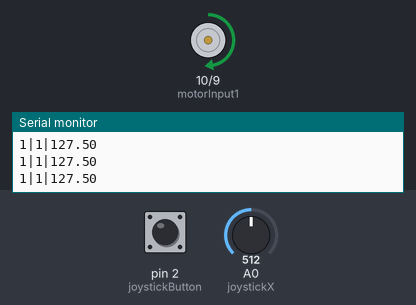
Simulated run of this sketch. Board: Arduino Uno, built with avr-gcc and run on an emulated ATmega328P. On the bench: motor-driver pin pairs drawn as motors (green arrow = first pin HIGH = forward, orange = second pin HIGH = backward, longer = more drive, scaled by the enable pin), the last lines printed to the serial monitor. The test bench sets the inputs (shaded band); at power-on: A0 (joystickX) = 512, pin 2 (joystickButton) HIGH.

Above: at 1.2 s.
1.3 s: A0 (joystickX) set to 306
At 2.5 s:
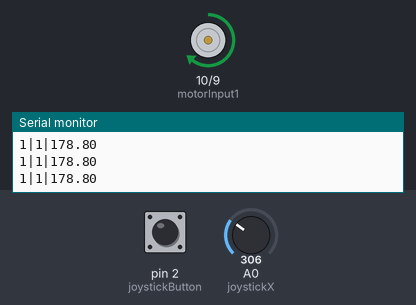
2.8 s: pin 2 (joystickButton) pulled LOW for 0.15 s
At 3.7 s:
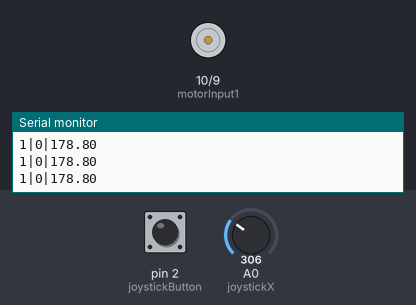
4.8 s: A0 (joystickX) set to 1023
6.3 s: pin 2 (joystickButton) pulled LOW for 1 s
8.8 s: A0 (joystickX) set to 122
At 9.2 s:
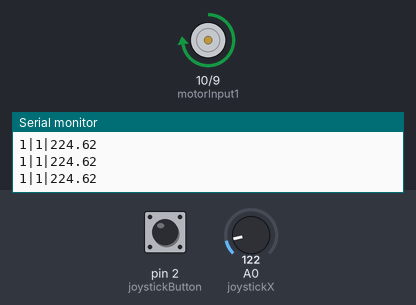
10.3 s: pin 2 (joystickButton) pulled LOW for 0.15 s
At 12.0 s:
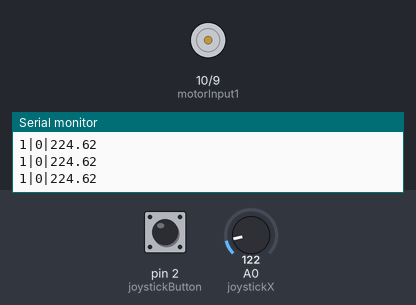
Timing chart, 0 to 13.3 s (numbered marks = the images above; inputs shaded):
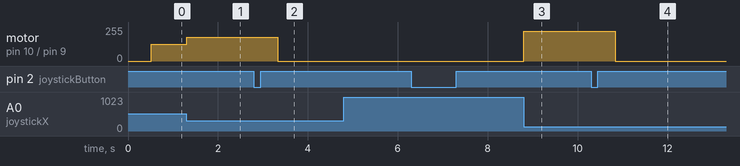

The sketch:

E3.ino
```cpp
int motorEnableA = 11;
int motorInput1 = 10;
int motorInput2 = 9;
int joystickButton = 2;
int joystickX = A0;
int joystickY = A1;

int lastButtonState = LOW;
unsigned int debounceDelay = 500;
unsigned int debounceTime = 0;
bool motorEnabled = LOW;
float motorSpeed;
void setup() {
	pinMode(motorEnableA, OUTPUT);
	pinMode(motorInput1, OUTPUT);
	pinMode(motorInput2, OUTPUT);
	pinMode(joystickButton, INPUT_PULLUP);

	// Turn off motor - Initial state
	digitalWrite(motorInput1, LOW);
	digitalWrite(motorInput2, LOW);
  Serial.begin(9600);
}

void loop() {
    int buttonState = digitalRead(joystickButton);
    if((millis() - debounceTime) > debounceDelay){
        if(buttonState != lastButtonState){
            lastButtonState = buttonState;
            debounceTime = millis();
            if(buttonState){
                motorEnabled = !motorEnabled;
                Serial.print("MotorEnabled");
                Serial.print(motorEnabled);
                Serial.print("|");
                digitalWrite(motorInput1, motorEnabled);
                digitalWrite(motorInput2, LOW);
            }
        }
    }

    float joystickXReading = analogRead(joystickX);
    motorSpeed = ((1024-joystickXReading)/1024.0)*255;
  speedControl();
  	Serial.print(buttonState);
  	Serial.print("|");
  	Serial.print(motorEnabled);
  	Serial.print("|");
  	Serial.println(motorSpeed);
}

// This function lets you control speed of the motors
void speedControl() {
    analogWrite(motorEnableA, motorSpeed);
}
```

Measured:
- after the input at 1.3 s, motor on pin 10 (motorInput1) / pin 9 (motorInput2): forward 127/255 → forward 178/255 at once
- after the input at 2.8 s, motor on pin 10 (motorInput1) / pin 9 (motorInput2): forward 178/255 → stopped after 0.53 s
- after the input at 8.8 s, motor on pin 10 (motorInput1) / pin 9 (motorInput2): stopped → forward 224/255 at once
- after the input at 10.3 s, motor on pin 10 (motorInput1) / pin 9 (motorInput2): forward 224/255 → stopped after 0.54 s
